Frame 1 (no input): blank canvas, image omitted
Frame 60 (the mouse pressed at the canvas centre just before this capture): blank canvas, image omitted
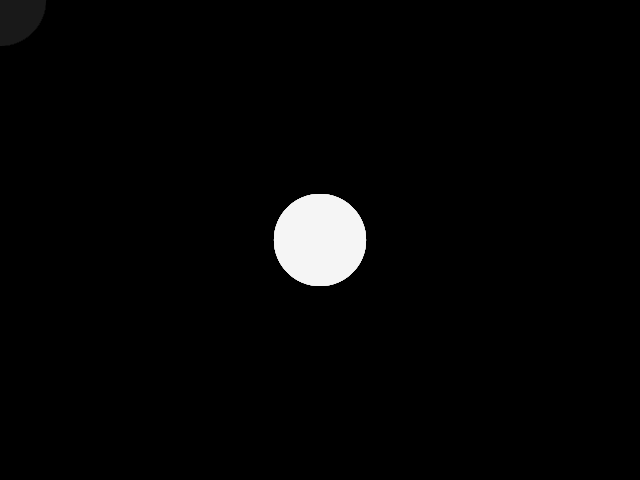
Frame 120 (the mouse held since frame 60 and released just before this capture)

The Processing sketch whose frames 1 and 60 were blank and that drew this single picture after the mouse press (run headless with seeded random() and noise(); from frame 60 on, the mouse is pressed at the canvas centre):

// Processing sketch: sketch_141106c
// ── sketch_141106c.pde
void setup () {
  size (640, 480);
  background(0);
}
void draw () {
  float diameter = sqrt(mouseX/3 * mouseY/3);
  fill(255);
  ellipse(pmouseX, pmouseY, diameter, diameter);
  noStroke();
  fill(0, 0, 0, 10);
  rect(0, 0, width, height);
}
